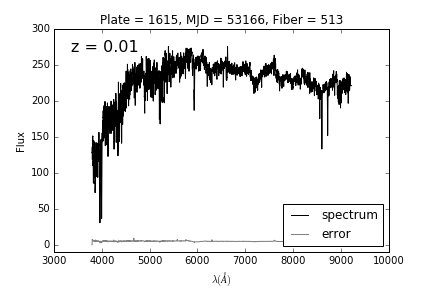

This chart was generated by the following Python code:
# Author: Jake VanderPlas <vanderplas@astro.washington.edu>
# License: BSD
#   The figure is an example from astroML: see http://astroML.github.com
from matplotlib import pyplot as plt
from astroML.datasets import fetch_sdss_spectrum

#------------------------------------------------------------
# Fetch single spectrum
plate = 1615
mjd = 53166
fiber = 513

spec = fetch_sdss_spectrum(plate, mjd, fiber)

#------------------------------------------------------------
# Plot the resulting spectrum
ax = plt.axes()
ax.plot(spec.wavelength(), spec.spectrum, '-k', label='spectrum')
ax.plot(spec.wavelength(), spec.error, '-', color='gray', label='error')

ax.legend(loc=4)

ax.set_title('Plate = %(plate)i, MJD = %(mjd)i, Fiber = %(fiber)i' % locals())

ax.text(0.05, 0.95, 'z = %.2f' % spec.z, size=16,
        ha='left', va='top', transform=ax.transAxes)

ax.set_xlabel(r'$\lambda (\AA)$')
ax.set_ylabel('Flux')

ax.set_ylim(-10, 300)
plt.show()
